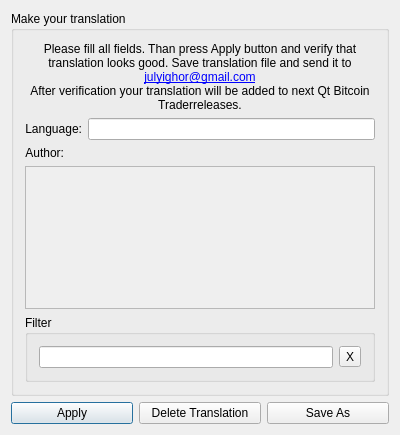
<?xml version="1.0" encoding="UTF-8"?>
<ui version="4.0">
 <class>TranslationDialog</class>
 <widget class="QDialog" name="TranslationDialog">
  <property name="geometry">
   <rect>
    <x>0</x>
    <y>0</y>
    <width>400</width>
    <height>435</height>
   </rect>
  </property>
  <property name="windowTitle">
   <string>TidexTrader</string>
  </property>
  <layout class="QGridLayout" name="gridLayout_2">
   <item row="0" column="0" colspan="3">
    <widget class="QGroupBox" name="makeYourTranslationButton">
     <property name="accessibleName">
      <string>MAKE_YOUR_TRANSLATION</string>
     </property>
     <property name="title">
      <string>Make your translation</string>
     </property>
     <layout class="QGridLayout" name="gridLayout">
      <item row="1" column="1" colspan="2">
       <widget class="QLineEdit" name="languageName"/>
      </item>
      <item row="3" column="0" colspan="3">
       <widget class="QScrollArea" name="scrollArea">
        <property name="widgetResizable">
         <bool>true</bool>
        </property>
        <widget class="QWidget" name="scrollAreaWidgetContents">
         <property name="geometry">
          <rect>
           <x>0</x>
           <y>0</y>
           <width>360</width>
           <height>191</height>
          </rect>
         </property>
        </widget>
       </widget>
      </item>
      <item row="2" column="0">
       <widget class="QLabel" name="label_2">
        <property name="sizePolicy">
         <sizepolicy hsizetype="Maximum" vsizetype="Preferred">
          <horstretch>0</horstretch>
          <verstretch>0</verstretch>
         </sizepolicy>
        </property>
        <property name="accessibleName">
         <string>TR00116</string>
        </property>
        <property name="text">
         <string>Author:</string>
        </property>
        <property name="alignment">
         <set>Qt::AlignRight|Qt::AlignTrailing|Qt::AlignVCenter</set>
        </property>
       </widget>
      </item>
      <item row="1" column="0">
       <widget class="QLabel" name="label">
        <property name="sizePolicy">
         <sizepolicy hsizetype="Maximum" vsizetype="Preferred">
          <horstretch>0</horstretch>
          <verstretch>0</verstretch>
         </sizepolicy>
        </property>
        <property name="whatsThis">
         <string/>
        </property>
        <property name="accessibleName">
         <string>TR00047</string>
        </property>
        <property name="text">
         <string>Language:</string>
        </property>
        <property name="alignment">
         <set>Qt::AlignRight|Qt::AlignTrailing|Qt::AlignVCenter</set>
        </property>
       </widget>
      </item>
      <item row="0" column="0" colspan="3">
       <widget class="QLabel" name="labelHowTo">
        <property name="accessibleName">
         <string>HOW_TO_TRANSLATE</string>
        </property>
        <property name="text">
         <string>Please fill all fields. Than press Apply button and verify that translation looks good. Save translation file and send it to &lt;a href=&quot;mailto:julyighor@gmail.com&quot;&gt;julyighor@gmail.com&lt;/a&gt;&lt;br&gt;
After verification your translation will be added to next Qt Bitcoin Traderreleases.</string>
        </property>
        <property name="alignment">
         <set>Qt::AlignCenter</set>
        </property>
        <property name="wordWrap">
         <bool>true</bool>
        </property>
        <property name="openExternalLinks">
         <bool>true</bool>
        </property>
       </widget>
      </item>
      <item row="4" column="0" colspan="3">
       <widget class="QGroupBox" name="searchGroupBox">
        <property name="accessibleName">
         <string>LANG_FILTER</string>
        </property>
        <property name="title">
         <string>Filter</string>
        </property>
        <layout class="QGridLayout" name="gridLayout_3">
         <item row="0" column="0">
          <widget class="QLineEdit" name="searchLineEdit"/>
         </item>
         <item row="0" column="1">
          <widget class="QToolButton" name="buttonClearSearch">
           <property name="text">
            <string>X</string>
           </property>
          </widget>
         </item>
        </layout>
       </widget>
      </item>
      <item row="2" column="1" colspan="2">
       <layout class="QGridLayout" name="authorLayout"/>
      </item>
     </layout>
    </widget>
   </item>
   <item row="1" column="0">
    <widget class="QPushButton" name="buttonApply">
     <property name="accessibleName">
      <string>TR00039</string>
     </property>
     <property name="text">
      <string>Apply</string>
     </property>
    </widget>
   </item>
   <item row="1" column="2">
    <widget class="QPushButton" name="buttonSaveAs">
     <property name="whatsThis">
      <string/>
     </property>
     <property name="accessibleName">
      <string>SAVE_AS</string>
     </property>
     <property name="text">
      <string>Save As</string>
     </property>
    </widget>
   </item>
   <item row="1" column="1">
    <widget class="QPushButton" name="deleteTranslationButton">
     <property name="accessibleName">
      <string>DELETE_TRANSLATION</string>
     </property>
     <property name="text">
      <string>Delete Translation</string>
     </property>
    </widget>
   </item>
  </layout>
 </widget>
 <layoutdefault spacing="6" margin="11"/>
 <tabstops>
  <tabstop>languageName</tabstop>
  <tabstop>scrollArea</tabstop>
  <tabstop>searchLineEdit</tabstop>
  <tabstop>buttonClearSearch</tabstop>
  <tabstop>buttonApply</tabstop>
  <tabstop>buttonSaveAs</tabstop>
 </tabstops>
 <resources/>
 <connections>
  <connection>
   <sender>buttonApply</sender>
   <signal>clicked()</signal>
   <receiver>TranslationDialog</receiver>
   <slot>applyButton()</slot>
   <hints>
    <hint type="sourcelabel">
     <x>131</x>
     <y>425</y>
    </hint>
    <hint type="destinationlabel">
     <x>152</x>
     <y>470</y>
    </hint>
   </hints>
  </connection>
  <connection>
   <sender>buttonSaveAs</sender>
   <signal>clicked()</signal>
   <receiver>TranslationDialog</receiver>
   <slot>saveAsButton()</slot>
   <hints>
    <hint type="sourcelabel">
     <x>300</x>
     <y>418</y>
    </hint>
    <hint type="destinationlabel">
     <x>329</x>
     <y>505</y>
    </hint>
   </hints>
  </connection>
  <connection>
   <sender>buttonClearSearch</sender>
   <signal>clicked()</signal>
   <receiver>searchLineEdit</receiver>
   <slot>clear()</slot>
   <hints>
    <hint type="sourcelabel">
     <x>362</x>
     <y>364</y>
    </hint>
    <hint type="destinationlabel">
     <x>329</x>
     <y>368</y>
    </hint>
   </hints>
  </connection>
  <connection>
   <sender>searchLineEdit</sender>
   <signal>textChanged(QString)</signal>
   <receiver>TranslationDialog</receiver>
   <slot>searchLang(QString)</slot>
   <hints>
    <hint type="sourcelabel">
     <x>258</x>
     <y>363</y>
    </hint>
    <hint type="destinationlabel">
     <x>518</x>
     <y>371</y>
    </hint>
   </hints>
  </connection>
  <connection>
   <sender>deleteTranslationButton</sender>
   <signal>clicked()</signal>
   <receiver>TranslationDialog</receiver>
   <slot>deleteTranslationButton()</slot>
   <hints>
    <hint type="sourcelabel">
     <x>178</x>
     <y>423</y>
    </hint>
    <hint type="destinationlabel">
     <x>182</x>
     <y>479</y>
    </hint>
   </hints>
  </connection>
 </connections>
 <slots>
  <slot>whatIsLocale()</slot>
  <slot>applyButton()</slot>
  <slot>saveAsButton()</slot>
  <slot>searchLang(QString)</slot>
  <slot>deleteTranslationButton()</slot>
 </slots>
</ui>
